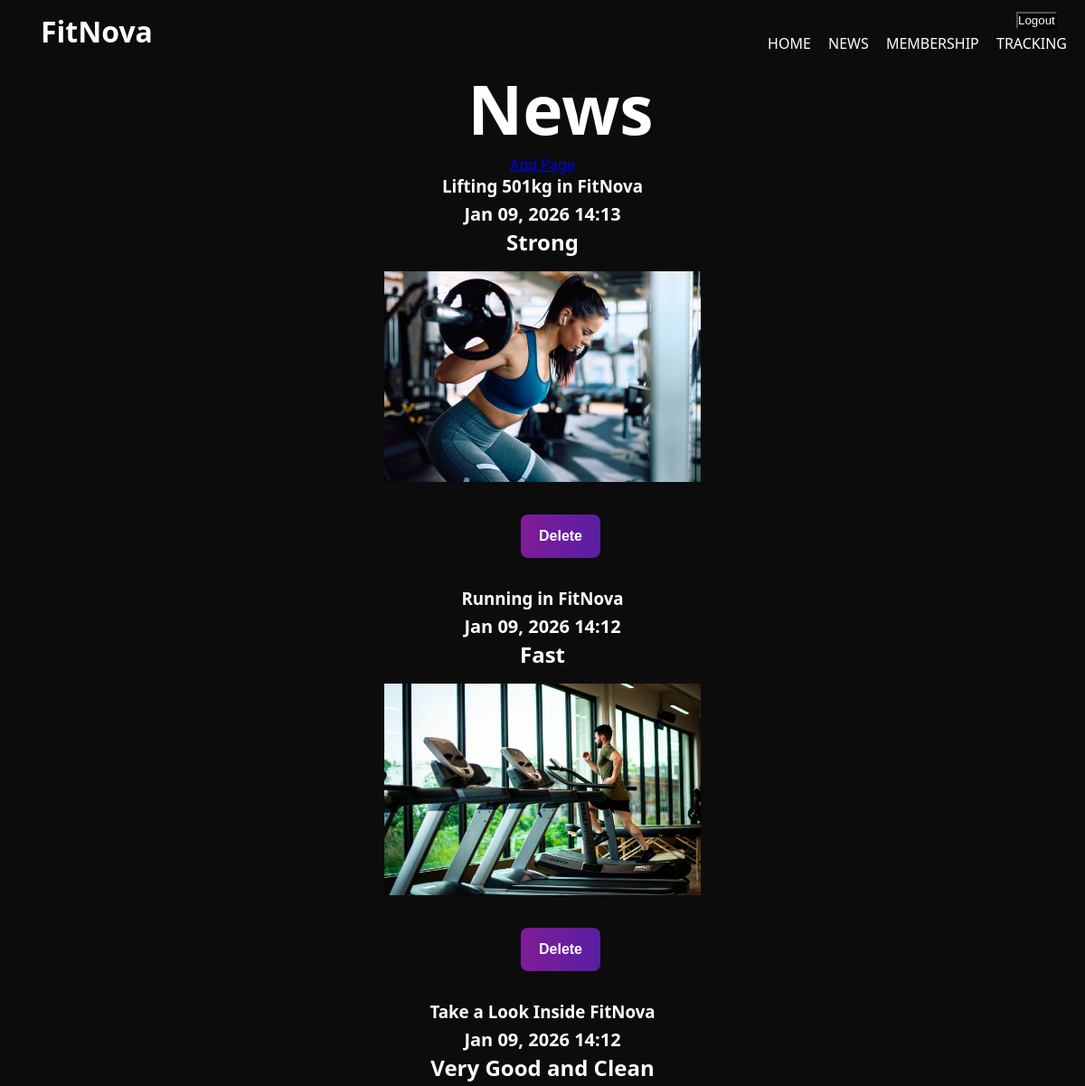
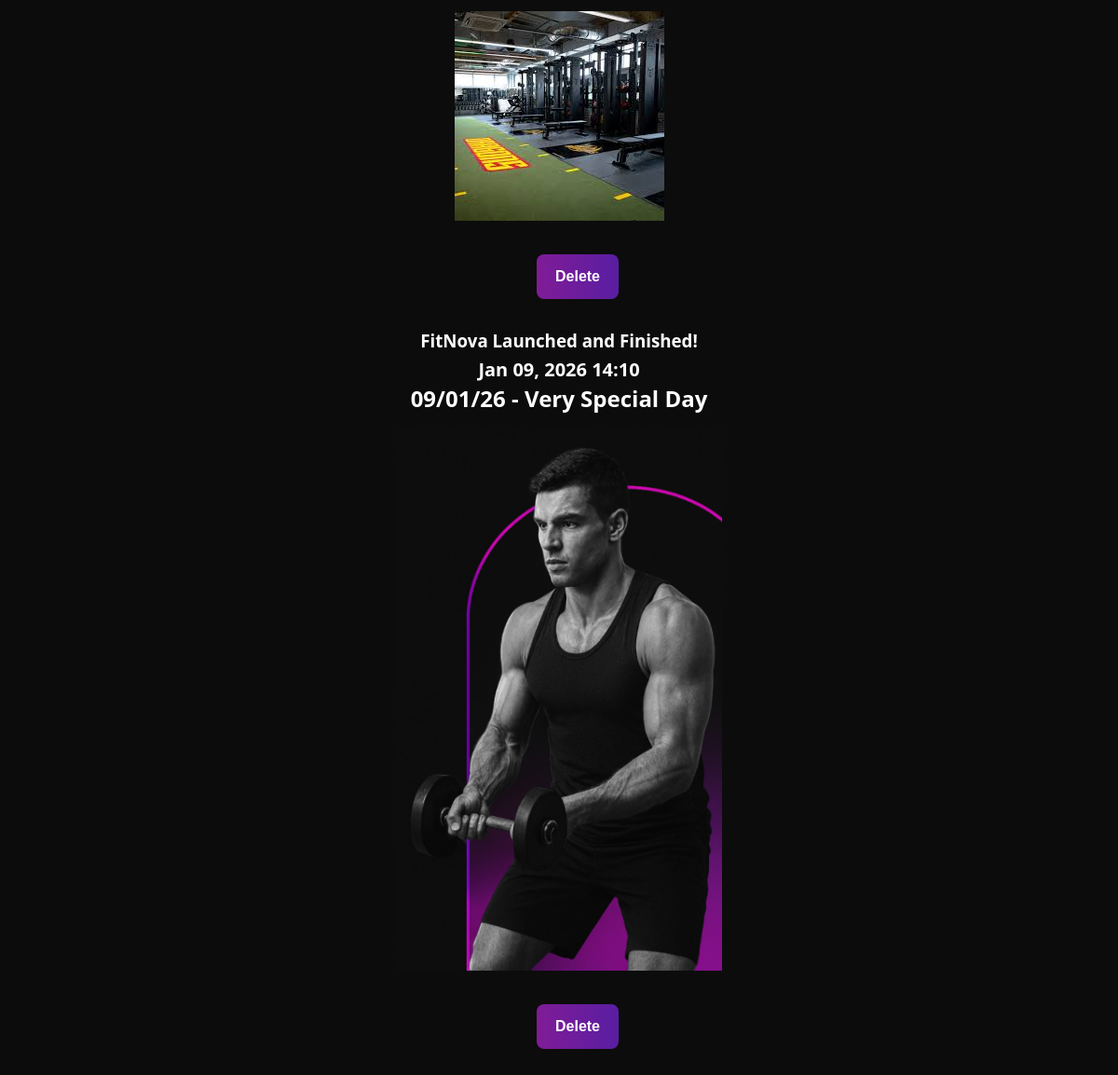
The app's page /pages/ (signed in) with its own data (2 pictures, top to bottom).
### pages/models.py (models this page shows, shortened)
class Page(models.Model):
    title = models.CharField(max_length=75)
    body = models.TextField()
    image = models.ImageField(upload_to='pages/', blank=True, null=True)
    slug = models.SlugField(unique=True, blank=True)
    date = models.DateTimeField(auto_now_add=True)

### pages/views.py (the view)
# urls.py: path('', views.page_list, name="list"),
@login_required(login_url="/users/login/")
def page_list(request):
    pages = Page.objects.order_by('-date')
    return render(request, 'pages/page_list.html', {'pages': pages})

### pages/templates/pages/page_list.html (shortened to what this page needs)
{% extends 'layout.html' %}
{% block content %}
    <section>
        <div class="user">
            <div class="news">
                <div class="title">
                    <h1>News</h1>
                </div>
                <a href="{% url 'pages:page-new' %}">Add Page</a>
                {% if pages %}
                    {% for page in pages %}
                            <article class="page">
                                <h1>{{ page.title }}</h1>
                                <h2><small>{{ page.date|date:"M d, Y H:i" }}</small></h2>
                                <h2>{{ page.body|truncatewords:30 }}</h2>
                                {% if page.image %}
                                    <img src="{{ page.image.url }}" alt="{{ page.title }}">
                                {% endif %}
                                <div class="delete">
                                    <form action="{% url 'pages:page-delete' page.pk %}" method="post">
                                        <button type="submit">Delete</button>
                                    </form>
                                </div>
                            </article>
                {% endfor %}
            {% else %}
                <h2>No pages uploaded yet, click "Add New" to create one as an admin.</h2>
            {% endif %}
            </div>
        </div>
    </section>
{% endblock %}

### templates/layout.html (shortened to what this page needs)
<!DOCTYPE html>
{% load static %}
<html lang="en">
<link rel="stylesheet" href="{% static 'css/styles.css' %}">
<body>
    <header>
        <div class="header-box">
            <h1>FitNova</h1>
            <nav>
                {% if user.is_authenticated %}
                    <form class='logout' action="{% url 'users:logout' %}" method='post'>
                        <button class='logout-button' aria-label='Logout' title='Logout'>Logout</button>
                    </form>
                {% endif %}
                <a href="/"> HOME</a>
                {% if user.is_authenticated %}
                    <a href="{% url 'page:list' %}"> NEWS</a>
                    <a href="/membership"> MEMBERSHIP</a>
                    <a href="{% url 'tracking:page' %}"> TRACKING</a>
                {% else %}
                    <a href="{% url 'users:register' %}"> REGISTER</a>
                    <a href="{% url 'users:login' %}"> LOGIN</a>
                {% endif %}
            </nav>
        </div>
    </header>
    <main>
        {% block content %}
        {% endblock %}
    </main>
</body>

### static/css/styles.css (style rules this page uses)
* { margin: 0; padding: 0; }
body { font-family: 'Segoe UI', Tahoma, Geneva, Verdana, sans-serif; background-color: #0C0C0C; }
header { background-color:#0C0C0C; }
.header-box { display: flex; justify-content: space-between; align-items: center; padding: 0 20px; padding-top: 10px; padding-bottom: 10px; }
.header-box h1 { color: white; padding-left: 25px; }
.title h1 { padding-left: 40px; color: white; font-size: 75px; }
.header-box nav a { margin-left: 15px; text-decoration: none; color: white; }
.user { color: white; }
.user button { background: linear-gradient(to right, #801C97, #591EA2); color: white; padding: 10px 20px; border: none; border-radius: 8px; font-size: 16px; font-weight: bold; cursor: pointer; transition: border 0.3s; margin-top: 20px; margin-left: 40px; padding-top: 15px; padding-bottom: 15px; }
.logout-button { color: white; background-color: black; margin-left: 290px; margin-bottom: 5px; }
.news { display: flex; flex-direction: column; align-items: center; justify-content: center; text-align: center; width: 100%; margin: 0 auto; }
.news .page { width: 100%; max-width: 700px; margin-bottom: 2rem; }
.news img { max-width: 50%; height: auto; display: block; margin: 1rem auto; }
.news .delete form { display: flex; justify-content: center; }

### records on screen
Page: title "Lifting 501kg in FitNova", date "Jan 09, 2026 14:13", body "Strong", image (picture)
Page: title "Running in FitNova", date "Jan 09, 2026 14:12", body "Fast", image (picture)
Page: title "Take a Look Inside FitNova", date "Jan 09, 2026 14:12", body "Very Good and Clean", image (picture)
Page: title "FitNova Launched and Finished!", date "Jan 09, 2026 14:10", body "09/01/26 - Very Special Day", image (picture)
